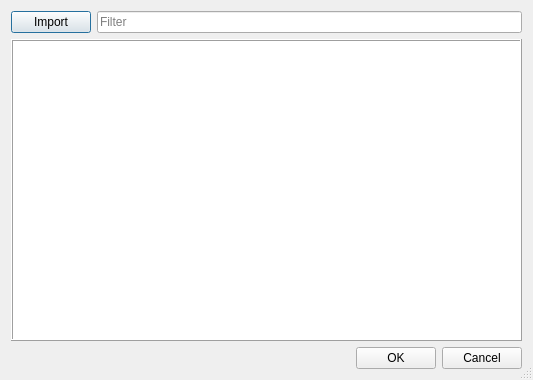
<?xml version="1.0" encoding="UTF-8"?>
<ui version="4.0">
 <class>TSoundResourceDialog</class>
 <widget class="QDialog" name="TSoundResourceDialog">
  <property name="windowModality">
   <enum>Qt::ApplicationModal</enum>
  </property>
  <property name="geometry">
   <rect>
    <x>0</x>
    <y>0</y>
    <width>533</width>
    <height>380</height>
   </rect>
  </property>
  <property name="windowTitle">
   <string>Select Resource</string>
  </property>
  <property name="sizeGripEnabled">
   <bool>true</bool>
  </property>
  <property name="modal">
   <bool>false</bool>
  </property>
  <layout class="QVBoxLayout" name="verticalLayout">
   <item>
    <layout class="QHBoxLayout" name="horizontalLayout_2">
     <item>
      <widget class="QPushButton" name="btnImport">
       <property name="text">
        <string>Import</string>
       </property>
      </widget>
     </item>
     <item>
      <widget class="QLineEdit" name="leFilter">
       <property name="placeholderText">
        <string>Filter</string>
       </property>
       <property name="clearButtonEnabled">
        <bool>true</bool>
       </property>
      </widget>
     </item>
    </layout>
   </item>
   <item>
    <widget class="QTableWidget" name="twSound">
     <property name="frameShape">
      <enum>QFrame::Box</enum>
     </property>
     <property name="frameShadow">
      <enum>QFrame::Raised</enum>
     </property>
     <property name="editTriggers">
      <set>QAbstractItemView::NoEditTriggers</set>
     </property>
     <property name="iconSize">
      <size>
       <width>64</width>
       <height>64</height>
      </size>
     </property>
     <property name="textElideMode">
      <enum>Qt::ElideNone</enum>
     </property>
    </widget>
   </item>
   <item>
    <layout class="QHBoxLayout" name="horizontalLayout">
     <item>
      <spacer name="horizontalSpacer">
       <property name="orientation">
        <enum>Qt::Horizontal</enum>
       </property>
       <property name="sizeHint" stdset="0">
        <size>
         <width>40</width>
         <height>20</height>
        </size>
       </property>
      </spacer>
     </item>
     <item>
      <widget class="QPushButton" name="btnOk">
       <property name="text">
        <string>OK</string>
       </property>
      </widget>
     </item>
     <item>
      <widget class="QPushButton" name="btnCancel">
       <property name="text">
        <string>Cancel</string>
       </property>
      </widget>
     </item>
    </layout>
   </item>
  </layout>
 </widget>
 <resources/>
 <connections/>
</ui>
